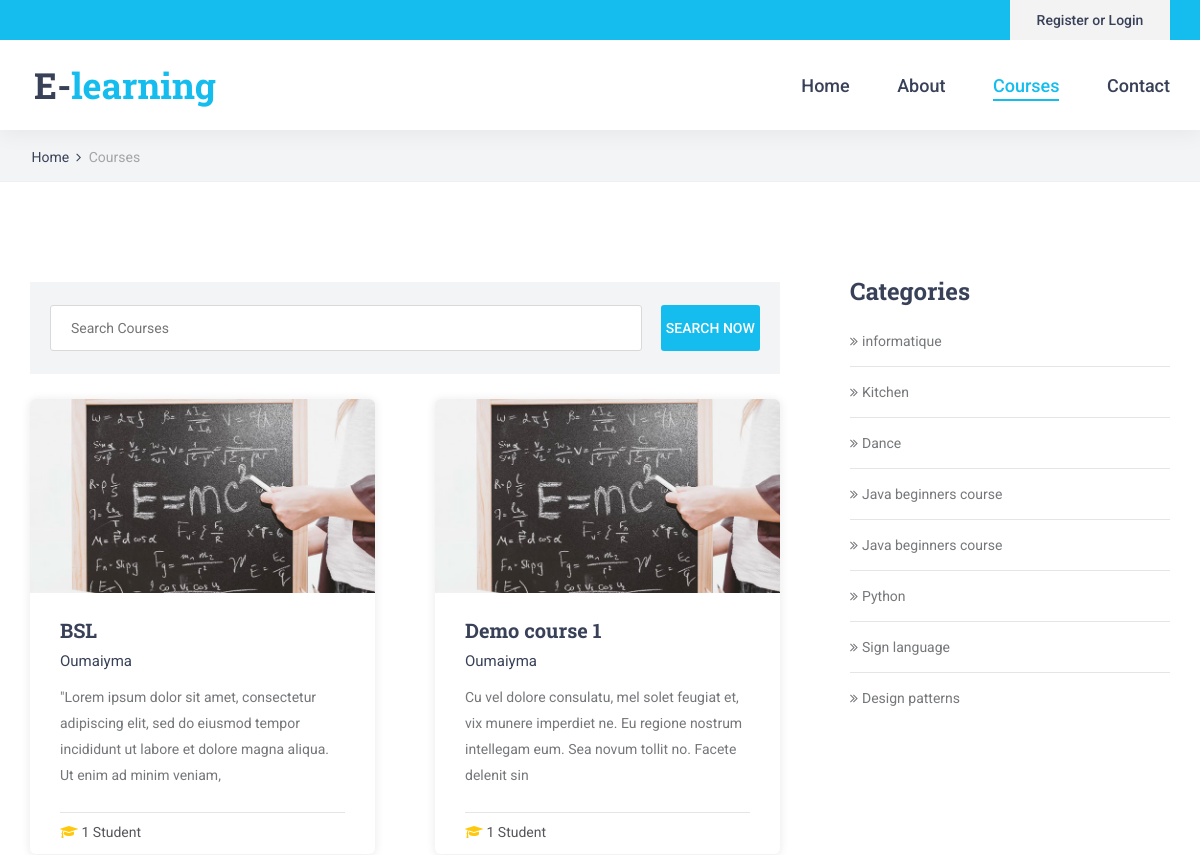
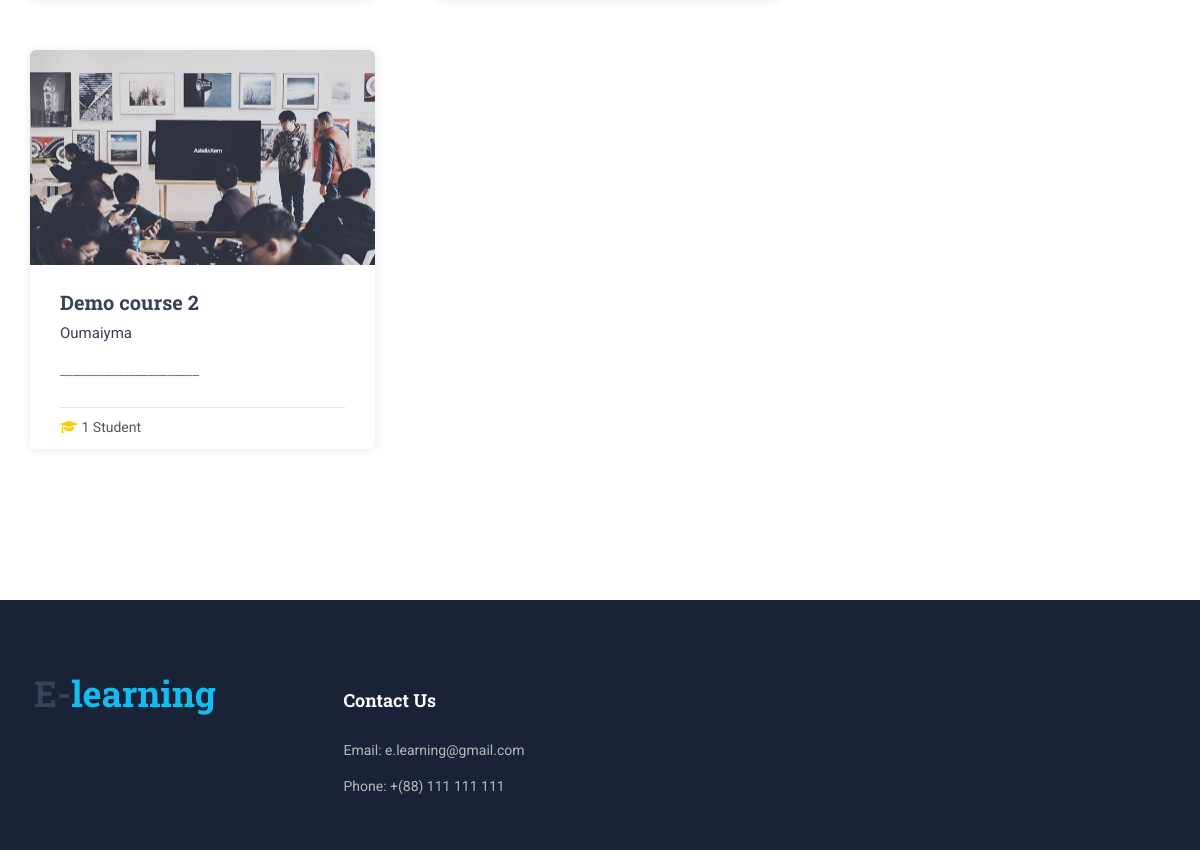
Before: /Student/course/course_list.php with the older database file (2 pictures, top to bottom).
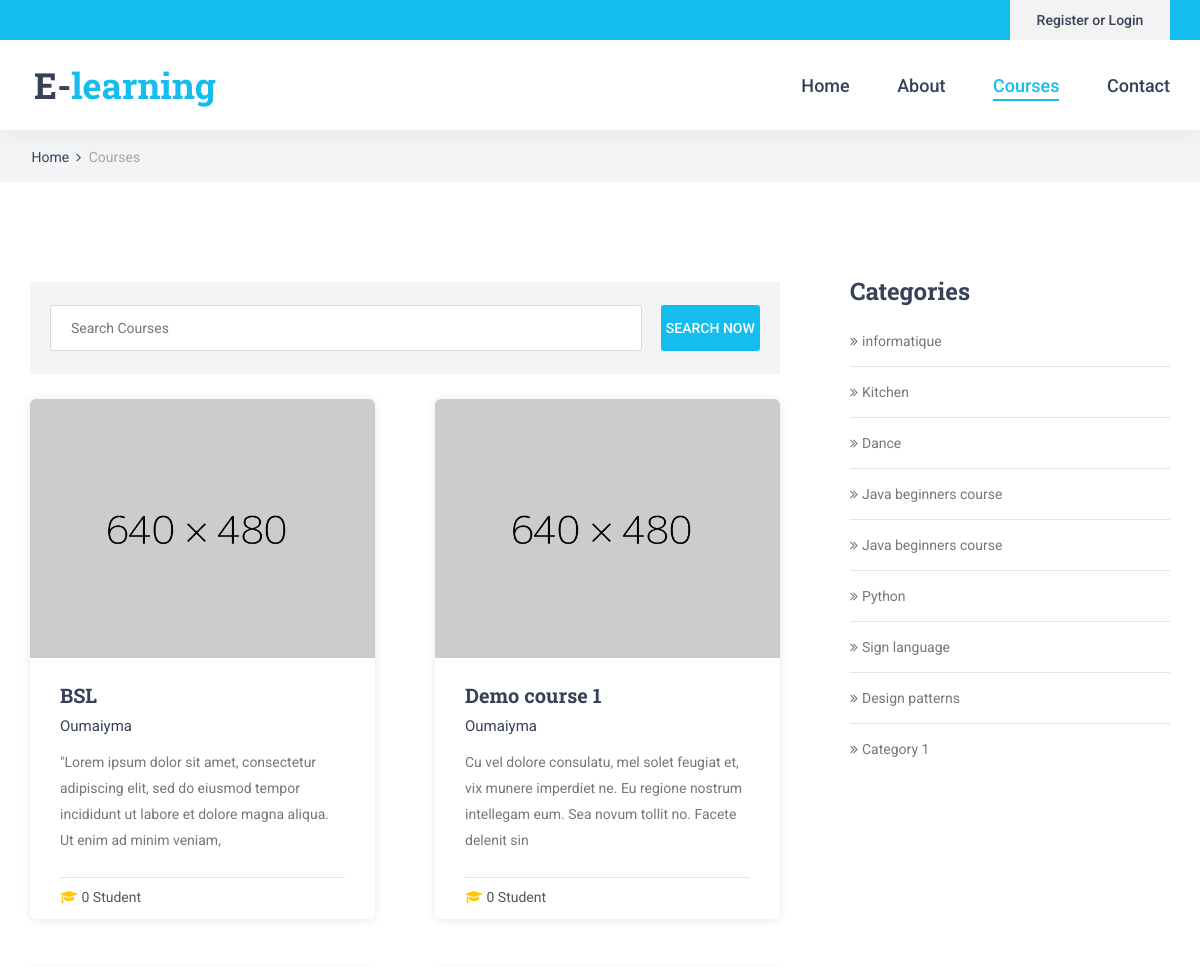
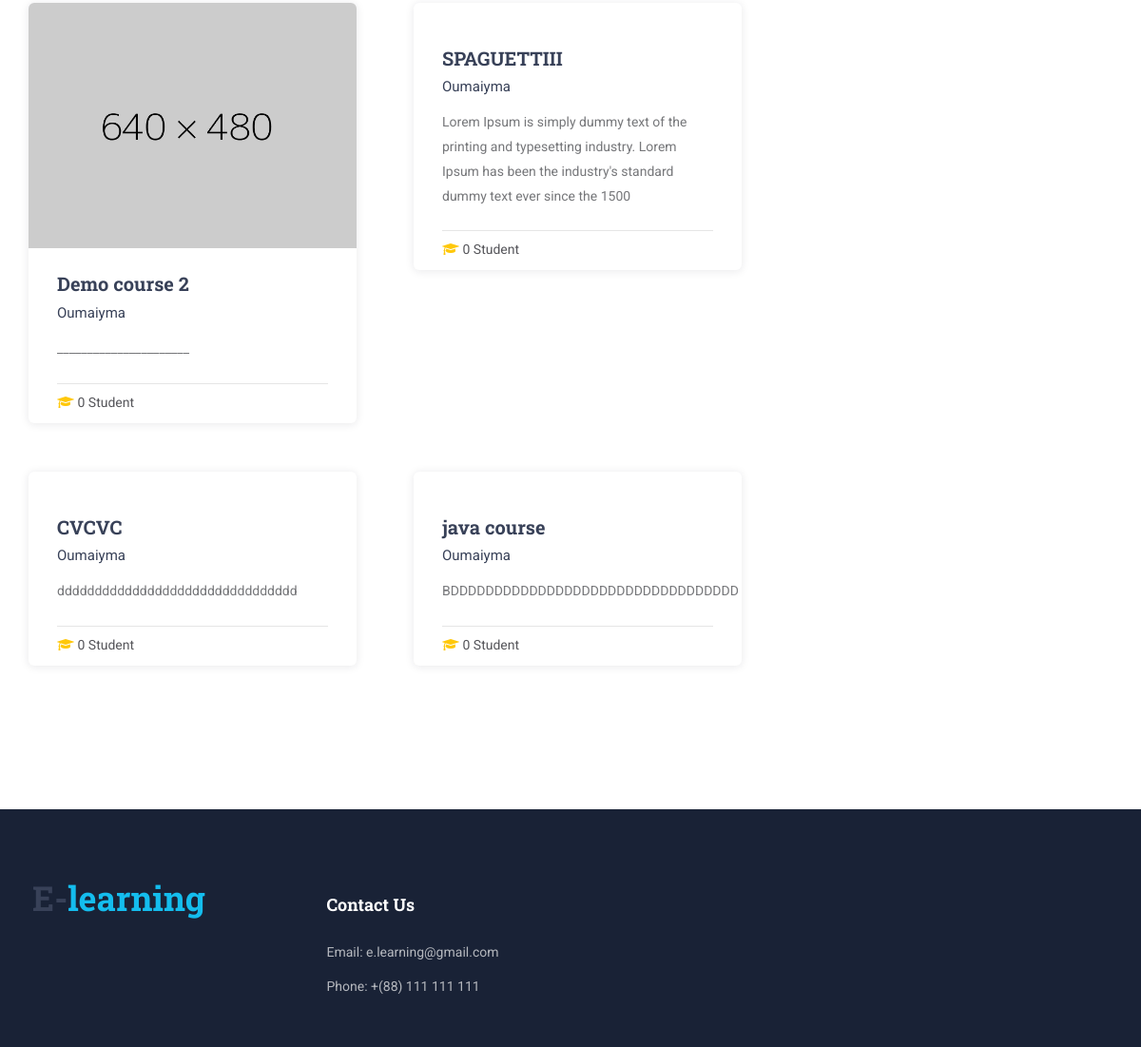
After: the same page with the newer database file (2 pictures, top to bottom).
### tables this page shows
CREATE TABLE IF NOT EXISTS `course` (
  `id_course` int(15) NOT NULL AUTO_INCREMENT,
  `name` varchar(60) NOT NULL,
  `description` varchar(50000) NOT NULL,
  `syllabus` mediumtext NOT NULL,
  `id_prof` int(15) NOT NULL,
  `image_course` varchar(100) NOT NULL,
  `id_category` int(11) NOT NULL,
  `active` tinyint(1) NOT NULL DEFAULT '1',
  `lunched` tinyint(1) NOT NULL DEFAULT '0',
  `release_date` date DEFAULT NULL,
  PRIMARY KEY (`id_course`)
);

CREATE TABLE IF NOT EXISTS `account` (
  `id_account` int(15) NOT NULL AUTO_INCREMENT,
  `full_name` varchar(30) DEFAULT NULL,
  `email` varchar(35) DEFAULT NULL,
  `password` varchar(50) NOT NULL,
  `date` date NOT NULL,
  `type` varchar(11) NOT NULL,
  `active` tinyint(1) NOT NULL DEFAULT '1',
  PRIMARY KEY (`id_account`)
);

CREATE TABLE IF NOT EXISTS `category` (
  `id_category` int(11) NOT NULL AUTO_INCREMENT,
  `label_category` varchar(100) NOT NULL,
  `description` varchar(200) DEFAULT NULL,
  `active` tinyint(1) NOT NULL DEFAULT '1',
  PRIMARY KEY (`id_category`)
);

### Student/course/course_list.php (the view, shortened to what this page needs)
<?php
    include_once("../../Database/db_connection.php");
    $connected = "";
    if(isset($_GET["id"])){
        $search_word = "";
        $id = $_GET['id'];
    	$sql = "SELECT * FROM course  WHERE id_category= $id";
    }
    else if(isset($_GET["btn_search"])){
    	$search_word = $_GET['search'];
    	$sql = "SELECT * FROM course  WHERE name like '%$search_word%'";
    }
    else{
    	$search_word = "";
    	$sql = "SELECT * FROM course";
    }
    $result = $conn->query($sql);
    $sql_category 	 = "SELECT * FROM category";
    $result_category = $conn->query($sql_category);
?>
<!DOCTYPE html>
<html lang="en">
<head>
    <link rel="stylesheet" type="text/css" href="../styles/bootstrap4/bootstrap.min.css">
    <link href="../plugins/font-awesome-4.7.0/css/font-awesome.min.css" rel="stylesheet" type="text/css">
    <link href="../plugins/colorbox/colorbox.css" rel="stylesheet" type="text/css">
    <link rel="stylesheet" type="text/css" href="../plugins/OwlCarousel2-2.2.1/owl.carousel.css">
    <link rel="stylesheet" type="text/css" href="../plugins/OwlCarousel2-2.2.1/owl.theme.default.css">
    <link rel="stylesheet" type="text/css" href="../plugins/OwlCarousel2-2.2.1/animate.css">
    <link rel="stylesheet" type="text/css" href="../styles/courses.css">
    <link rel="stylesheet" type="text/css" href="../styles/courses_responsive.css">
</head>
<body>
    <div class="super_container">
        <header class="header">
            <div class="top_bar">
                <div class="top_bar_container">
                    <div class="container">
                        <div class="row">
                            <div class="col">
                                <div class="top_bar_content d-flex flex-row align-items-center justify-content-start">
                                <?php
                                    if($connected == "connected"){
                                        echo '
                                        <div class="top_bar_login ml-auto">
                                        <div  class="login_button"><a href="../signup/logout.php">Logout</a></div>
                                        ';
                                    }else{
                                        echo '
                                        <div class="top_bar_login ml-auto">
                                        <div  class="login_button"><a href="../signup/sign_up.php">Register or Login</a></div>
                                        ';
                                    }
                                    ?>
                                </div>
                            </div>
                        </div>
                    </div>
                </div>
            </div>
            <div class="header_container">
                <div class="container">
                    <div class="row">
                        <div class="col">
                            <div class="header_content d-flex flex-row align-items-center justify-content-start">
                                <div class="logo_container">
                                    <a href="#">
                                        <div class="logo_text">E-<span>learning</span></div>
                                    </a>
                                </div>
                                <nav class="main_nav_contaner ml-auto">
                                    <ul class="main_nav">
                                        <li><a href="../index.php">Home</a></li>
                                        <li><a href="../general/about.php">About</a></li>
                                        <li class="active"><a href="course_list.php">Courses</a></li>
                                        <li><a href="../general/contact.php">Contact</a></li>
                                    </ul>
                                </nav>
                            </div>
                        </div>
                    </div>
                </div>
            </div>
        </header>
        <div class="home">
            <div class="breadcrumbs_container">
                <div class="container">
                    <div class="row">
                        <div class="col">
                            <div class="breadcrumbs">
                                <ul>
                                    <li><a href="index.html">Home</a></li>
                                    <li>Courses</li>
                                </ul>
                            </div>
                        </div>
                    </div>
                </div>
            </div>
        </div>
        <div class="courses">
            <div class="container">
                <div class="row">
                    <div class="col-lg-8">
                        <div class="courses_search_container">
                            <form action="course_list.php" method="GET" id="courses_search_form" class="courses_search_form d-flex flex-row align-items-center justify-content-start">
                                <input type="search" name="search" value="<?php echo $search_word ?>" class="courses_search_input col-10" placeholder="Search Courses" >
                                <button action="submit" name="btn_search" class="courses_search_button ml-auto">search now</button>
                            </form>
                        </div>
                        <div class="courses_container">
                            <div class="row courses_row">
                                <?php
                                        while($row = $result->fetch_assoc()){
                                            $id_course = $row["id_course"];
                                            $image_course = $row["image_course"];
                                            echo '
                                            <div class="col-lg-6 course_col">
                                            <div class="course">
                                            <div class="course_image"><img src="../../Admin/images/'.$image_course.'" alt=""></div>
                                            <div class="course_body">
                                                <h3 class="course_title"><a href="course.php?id='.$id_course.'">'.$row["name"].'</a></h3>';
                                            $id_prof = $row["id_prof"];
                                            $prof = mysqli_query($conn, "SELECT * from account where id_account = $id_prof");
                                            $row_account = mysqli_fetch_array($prof);
                                            $student_sql = "SELECT count(*) as count FROM `course_student` WHERE id_course = '$id_course'";
                                            $student_result = mysqli_query($conn, $student_sql);
                                            $student_row = mysqli_fetch_assoc($student_result);
                                            $student_number = $student_row['count'];
                                            echo '
                                                <div class="course_teacher">'.$row_account["full_name"].'</div>
                                                <div class="course_text">
                                                    <p>'.substr($row["description"], 0, 150).'</p>
                                                </div>
                                            </div>
                                            <div class="course_footer">
                                                <div class="course_footer_content d-flex flex-row align-items-center justify-content-start">
                                                    <div class="course_info">
                                                        <i class="fa fa-graduation-cap" aria-hidden="true"></i>
                                                        <span>'.$student_number.' Student</span>
                                                    </div>
                                                </div>
                                            </div>
                                        </div>
                                        </div>
                                            ';
                                        }
                                ?>
                            </div>
                        </div>
                    </div>
                    <div class="col-lg-4">
                        <div class="sidebar">
                            <div class="sidebar_section">
                                <div class="sidebar_section_title">Categories</div>
                                <div class="sidebar_categories">
                                    <ul>
                                    <?php
                                        while($row = $result_category->fetch_assoc()) {
                                            $id_cat  = $row["id_category"];
                                            $label_cat = $row["label_category"];
                                    ?>
                                        <li><a href="course_list.php?id=<?php echo $id_cat ?>"><?php echo $label_cat ?></a></li>
                                        <?php } ?>
                                    </ul>
                                </div>
                            </div>
                        </div>
                    </div>
                </div>
            </div>
        </div>
    </div>
</body>
</html>

Changed rows visible on the page:
changed course "BSL": image_course: a different picture; student_number "1" → "0"
changed course "Demo course 1": image_course: a different picture; student_number "1" → "0"
changed course "Demo course 2": image_course: a different picture; student_number "1" → "0"
added course: name "SPAGUETTIII", account.full_name "Oumaiyma", description "Lorem Ipsum is simply dummy text of the printing and typesetting industry. Lorem Ipsum has been the industry's standard dummy text ever since the 1500", student_number "0"
added course: name "CVCVC", account.full_name "Oumaiyma", description "dddddddddddddddddddddddddddddddd", student_number "0"
added course: name "java course", account.full_name "Oumaiyma", description "BDDDDDDDDDDDDDDDDDDDDDDDDDDDDDDDDD", student_number "0"
added category: label_category "Category 1"
